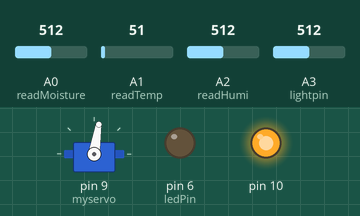
Simulated run of this sketch. Board: Arduino Uno, built with avr-gcc and run on an emulated ATmega328P. Shown: servo, output pins drawn as LEDs (lit = HIGH). Inputs (shaded band) come from the test bench; at power-on: A0 (readMoisture) = 512, A1 (readTemp) = 51, A2 (readHumi) = 512, A3 (lightpin) = 512.

Above: at 0.15 s.
At 8.95 s:
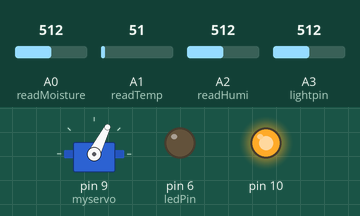
At 18.78 s:
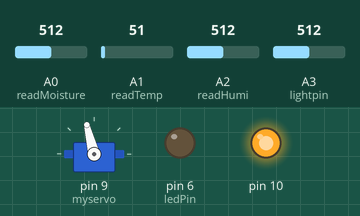
At 39.85 s:
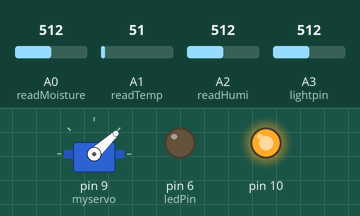
Timing chart, 0 to 40.0 s (numbered marks = the images above):
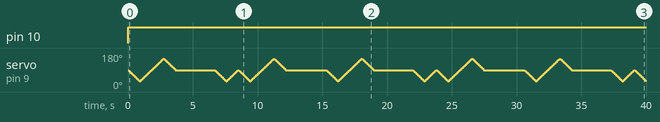

Measured:
- by itself, pin 10: LOW → HIGH at 0.00 s

The sketch:

Arduino_2.ino
```cpp
int readMoisture = A0;  // Pin which reads signal from 1st arduino for activating reflex for low moisture
int motor = 10;         // Pin that activates motor to pump water
int readTemp = A1;      // Pin that reads signal from 1st arduino for activating reflex for high temperature
int readHumi = A2;      // Pin that reads signal from 1st arduino for activating reflex for less humidity
int lightpin = A3;      // Pin that reads reads values from photoresistor (LDR sensor)
int ledPin = 6;         // Reflex for low light and high light

// Variables:
int w=0;
int l=0;
int lightlevel = 0;
int pos = 90;

// Initializing Servo that controls buttons on misting fan
#include<Servo.h>
Servo myservo;

void setup() {
  // put your setup code here, to run once:
  pinMode(readMoisture,INPUT);
  pinMode(readTemp,INPUT);
  pinMode(6,OUTPUT);
  pinMode(readHumi,INPUT);
  pinMode(lightpin,INPUT);
  pinMode(10,OUTPUT);
  myservo.attach(9);
}

// Function that switches on mist in misting fan
void start_mist(){
  for(pos=90; pos<=150; pos+=1){
    myservo.write(pos);
    delay(15);
  }
  for(pos=150; pos>=90; pos-=1){
    myservo.write(pos);
    delay(15);
  }
}
// Function to switch on the fan
void start_fan(){
  for(pos=90;pos>=30;pos-=1){
    myservo.write(pos);
    delay(15);
  }
  for(pos=30; pos<=90; pos+=1){
    myservo.write(pos);
    delay(15);
  }
}
// Function to stop the misting in misting fan
void stop_mist(){
  for(pos=90; pos<=150; pos+=1){
    myservo.write(pos);
    delay(15);
  }
  for(pos=150; pos>=90; pos-=1){
    myservo.write(pos);
    delay(15);
  }
}
// Function to stop the fan
void stop_fan(){
  for(pos=90;pos>=30;pos-=1){
    myservo.write(pos);
    delay(15);
  }
  for(pos=30; pos<=90; pos+=1){
    myservo.write(pos);
    delay(15);
  }
  for(pos=90;pos>=30;pos-=1){
    myservo.write(pos);
    delay(15);
  }
  for(pos=30; pos<=90; pos+=1){
    myservo.write(pos);
    delay(15);
  }
}

void loop() {

  // Reading moisture reflex signal
  int val = analogRead(readMoisture);
  if(val > 50){
    digitalWrite(10,HIGH);
  }
  else{
    digitalWrite(10,LOW);
  }
  // Reading temperature and humidity reflexes signals
  int tempval = analogRead(readTemp);
  int humival = analogRead(readHumi);

  start_fan();
  start_mist();
  delay(3000);
  stop_fan();
  stop_mist();
  delay(3000);
  // activating fan and misting according to above signals
//  if(tempval > 50){
//    start_fan();
//    delay(10000);
//    stop_fan();
//    delay(500);
//  }
//  if(humival > 50){
//    start_mist();
//    delay(10000);
//    stop_mist();
//    delay(500);
//  }

  // Reading light level of photoresistor and controlling LED brightness according to it
  lightlevel = analogRead(lightpin);
  lightlevel = map(lightlevel,0,380,0,225);
  lightlevel = constrain(lightlevel,0,225);
  analogWrite(ledPin, 225 - lightlevel);
  delay(100);
}
```
